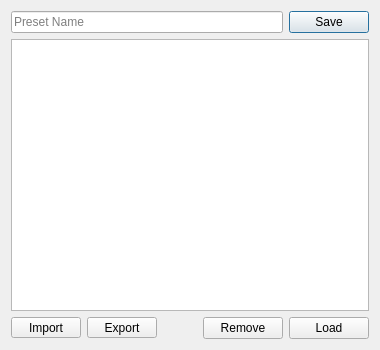
<?xml version="1.0" encoding="UTF-8"?>
<ui version="4.0">
 <class>Preset</class>
 <widget class="QDialog" name="Preset">
  <property name="geometry">
   <rect>
    <x>0</x>
    <y>0</y>
    <width>380</width>
    <height>350</height>
   </rect>
  </property>
  <property name="minimumSize">
   <size>
    <width>380</width>
    <height>240</height>
   </size>
  </property>
  <property name="windowTitle">
   <string>Custom Presets</string>
  </property>
  <property name="windowIcon">
   <iconset resource="resources.qrc">
    <normaloff>:/icons/icon.png</normaloff>:/icons/icon.png</iconset>
  </property>
  <layout class="QVBoxLayout" name="verticalLayout">
   <item>
    <layout class="QHBoxLayout" name="horizontalLayout_2">
     <property name="bottomMargin">
      <number>0</number>
     </property>
     <item>
      <widget class="QLineEdit" name="presetName">
       <property name="dragEnabled">
        <bool>false</bool>
       </property>
       <property name="placeholderText">
        <string>Preset Name</string>
       </property>
       <property name="clearButtonEnabled">
        <bool>true</bool>
       </property>
      </widget>
     </item>
     <item>
      <widget class="QPushButton" name="add">
       <property name="toolTip">
        <string>Adds current config as a preset</string>
       </property>
       <property name="text">
        <string>Save</string>
       </property>
      </widget>
     </item>
    </layout>
   </item>
   <item>
    <widget class="QListWidget" name="files">
     <property name="contextMenuPolicy">
      <enum>Qt::CustomContextMenu</enum>
     </property>
    </widget>
   </item>
   <item>
    <layout class="QHBoxLayout" name="horizontalLayout">
     <property name="bottomMargin">
      <number>0</number>
     </property>
     <item>
      <widget class="QToolButton" name="importBtn">
       <property name="minimumSize">
        <size>
         <width>70</width>
         <height>0</height>
        </size>
       </property>
       <property name="text">
        <string>Import</string>
       </property>
       <property name="popupMode">
        <enum>QToolButton::InstantPopup</enum>
       </property>
      </widget>
     </item>
     <item>
      <widget class="QToolButton" name="exportBtn">
       <property name="minimumSize">
        <size>
         <width>70</width>
         <height>0</height>
        </size>
       </property>
       <property name="text">
        <string>Export</string>
       </property>
       <property name="popupMode">
        <enum>QToolButton::InstantPopup</enum>
       </property>
      </widget>
     </item>
     <item>
      <spacer name="horizontalSpacer">
       <property name="orientation">
        <enum>Qt::Horizontal</enum>
       </property>
       <property name="sizeHint" stdset="0">
        <size>
         <width>40</width>
         <height>20</height>
        </size>
       </property>
      </spacer>
     </item>
     <item>
      <widget class="QPushButton" name="remove">
       <property name="minimumSize">
        <size>
         <width>80</width>
         <height>0</height>
        </size>
       </property>
       <property name="text">
        <string>Remove</string>
       </property>
      </widget>
     </item>
     <item>
      <widget class="QPushButton" name="load">
       <property name="minimumSize">
        <size>
         <width>80</width>
         <height>0</height>
        </size>
       </property>
       <property name="text">
        <string>Load</string>
       </property>
      </widget>
     </item>
    </layout>
   </item>
  </layout>
 </widget>
 <tabstops>
  <tabstop>presetName</tabstop>
  <tabstop>add</tabstop>
  <tabstop>importBtn</tabstop>
  <tabstop>exportBtn</tabstop>
  <tabstop>remove</tabstop>
  <tabstop>load</tabstop>
 </tabstops>
 <resources>
  <include location="resources.qrc"/>
 </resources>
 <connections/>
</ui>
